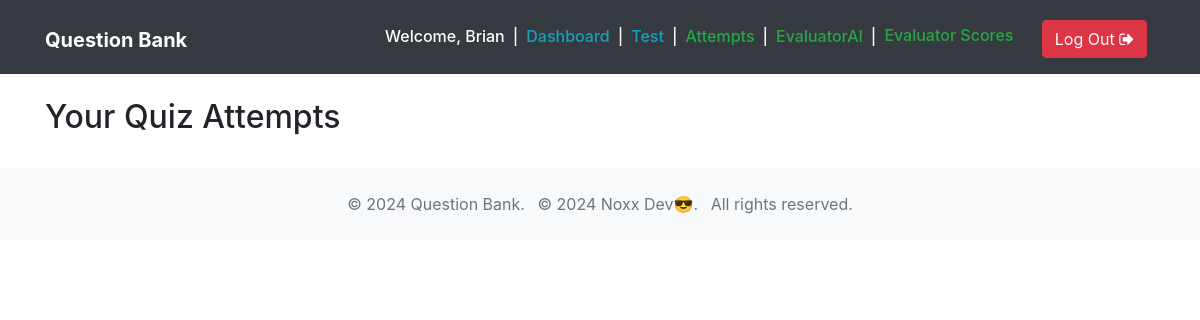
Before: /attempts/ (signed in) with the older database file.
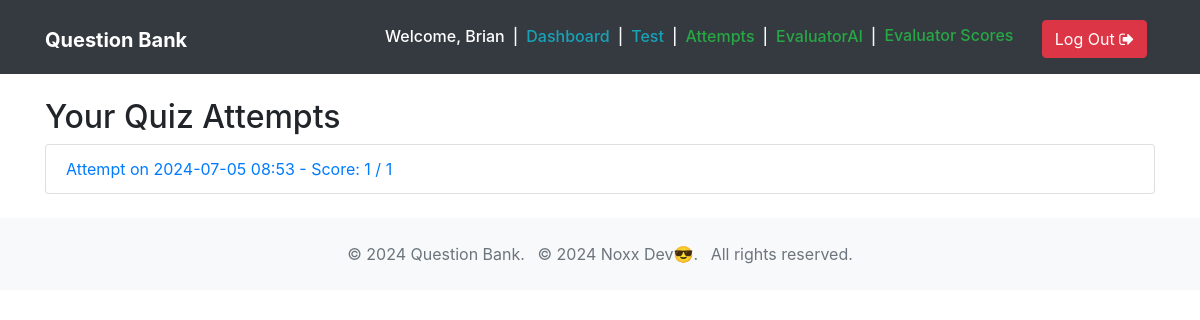
After: the same page with the newer database file.
### QuestionBank/models.py (models this page shows, shortened)
class Attempt(models.Model):
    attempt_id = models.AutoField(primary_key=True)
    user = models.ForeignKey(CustomUser, on_delete=models.CASCADE)
    timestamp = models.DateTimeField(auto_now_add=True)

### QuestionBank/views.py (the view)
# urls.py: path('attempts/', views.list_attempts, name='list_attempts'),
@login_required
def list_attempts(request):
    attempts = Attempt.objects.filter(user=request.user).order_by('-timestamp')
    attempt_data = []
    for attempt in attempts:
        responses = Response.objects.filter(attempt=attempt)
        correct_answers = responses.filter(is_correct=True).count()
        total_questions = responses.count()
        attempt_data.append({
            'attempt': attempt,
            'correct_answers': correct_answers,
            'total_questions': total_questions
        })
    return render(request, 'bank/list_attempts.html', {'attempt_data': attempt_data})

### QuestionBank/templates/bank/list_attempts.html (shortened to what this page needs)
{% extends 'layout/base.html' %}
{% block content %}
<div class="container my-4">
    <h2>Your Quiz Attempts</h2>
    <ul class="list-group">
        {% for data in attempt_data %}
        <li class="list-group-item">
            <a href="{% url 'bank:view_attempt' data.attempt.attempt_id %}">
                Attempt on {{ data.attempt.timestamp|date:"Y-m-d H:i" }} - Score: {{ data.correct_answers }} / {{ data.total_questions }}
            </a>
        </li>
        {% endfor %}
    </ul>
</div>
{% endblock content %}

Changed rows visible on the page:
added Attempt: attempt.timestamp "2024-07-05 08:53", correct_answers "1", total_questions "1"
